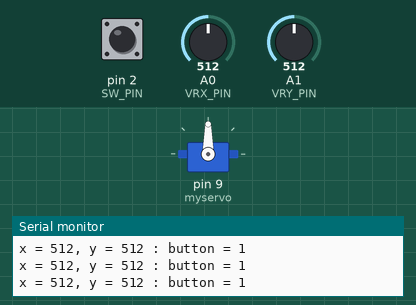
The sketch below on a simulated Arduino Uno, built with avr-gcc and run on an emulated ATmega328P. Shown: servo, the last lines printed to the serial monitor. The test bench sets the inputs (shaded band); at power-on: A0 (VRX_PIN) = 512, pin 2 (SW_PIN) HIGH, A1 (VRY_PIN) = 512.

Above: at 1.2 s.
1.3 s: A0 (VRX_PIN) set to 789
2.9 s: A0 (VRX_PIN) set to 815
At 5.8 s:
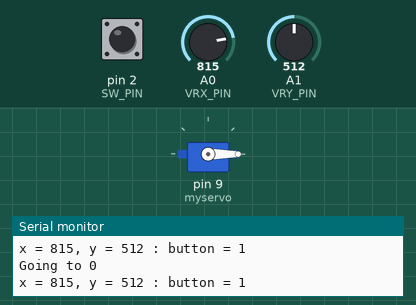
5.9 s: A0 (VRX_PIN) set to 106
7.4 s: A0 (VRX_PIN) set to 93
At 7.98 s:
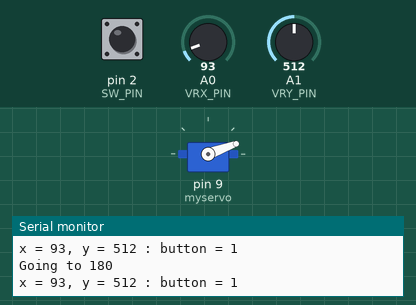
10.4 s: A0 (VRX_PIN) set to 110
At 10.4 s:
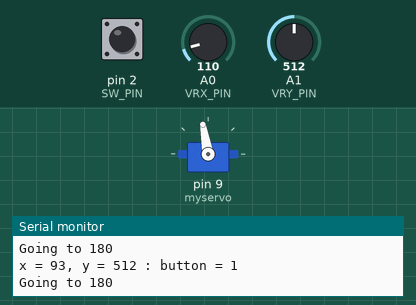
11.9 s: A0 (VRX_PIN) set to 810
At 13.11 s:
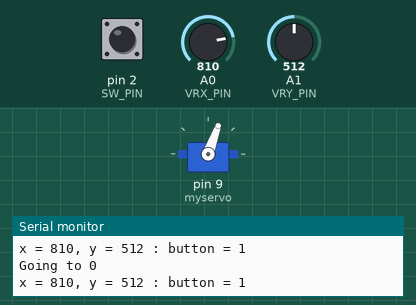
Timing chart, 0 to 15.9 s (numbered marks = the images above; inputs shaded):
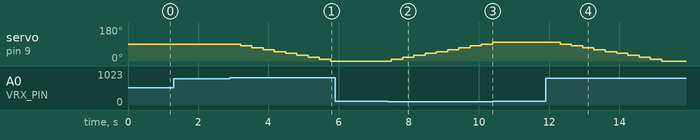

Measured:
- the behaviour switches between 800 and 801 on A0 (VRX_PIN) (found by bisection; images 0 and 1)
- the behaviour switches between 100 and 99 on A0 (VRX_PIN) (found by bisection; images 1 and 2)
- after the input at 2.9 s, servo on pin 9 (myservo): moves from 90° to 0° over 2.6 s, starting after 0.31 s
- after the input at 7.4 s, servo on pin 9 (myservo): moves from 0° to 100° over 2.9 s, starting after 0.10 s
- after the input at 10.4 s, servo on pin 9 (myservo): stays 100° (without the input it goes to 110° after 0.31 s)
- after the input at 11.9 s, servo on pin 9 (myservo): moves from 100° to 0° over 2.9 s, starting after 0.42 s

The sketch:

Integration_Test.ino
```cpp
// put your setup code
#include <ezButton.h>
#include <Servo.h>

#define VRX_PIN  A0 // Arduino pin connected to VRX pin
#define VRY_PIN  A1 // Arduino pin connected to VRY pin
#define SW_PIN   2  // Arduino pin connected to SW  pin
Servo myservo;

ezButton button(SW_PIN);

int xValue = 0; // To store value of the X axis
int yValue = 0; // To store value of the Y axis
int bValue = 0; // To store value of the button
int pos = 90;

void setup(){
  Serial.begin(9600) ;
  myservo.attach(9);
  button.setDebounceTime(50); // set debounce time to 50 milliseconds
}

void loop(){
  button.loop(); // MUST call the loop() function first

  // read analog X and Y analog values
  xValue = analogRead(VRX_PIN);
  yValue = analogRead(VRY_PIN);

  // Read the button value
  bValue = button.getState();

  delay(100);
  if (xValue < 100 && pos != 180) {
    Serial.println("Going to 180");
    pos += 10;
    myservo.write(pos);              // tell servo to go to position in variable 'pos'
    delay(20);

  }

  delay(100);
  if (xValue > 800 && pos != 0) {
    Serial.println("Going to 0");
    pos -= 10;
    myservo.write(pos);              // tell servo to go to position in variable 'pos'
    delay(20);

  }


  // print data to Serial Monitor on Arduino IDE
  Serial.print("x = ");
  Serial.print(xValue);
  Serial.print(", y = ");
  Serial.print(yValue);
  Serial.print(" : button = ");
  Serial.println(bValue);
  delay(100);

}
```
